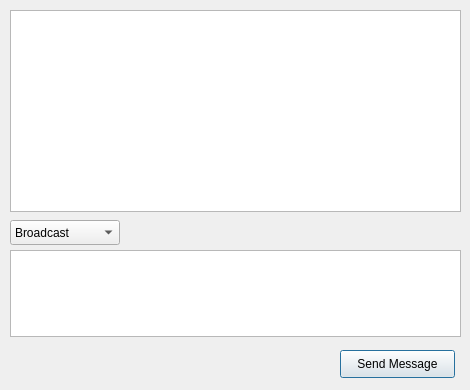
<?xml version="1.0" encoding="UTF-8"?>
<ui version="4.0">
 <class>Dialog</class>
 <widget class="QDialog" name="Dialog">
  <property name="geometry">
   <rect>
    <x>0</x>
    <y>0</y>
    <width>470</width>
    <height>390</height>
   </rect>
  </property>
  <property name="windowTitle">
   <string>ServerDialog</string>
  </property>
  <widget class="QTextBrowser" name="textBrowser_receivedMessages">
   <property name="geometry">
    <rect>
     <x>10</x>
     <y>10</y>
     <width>451</width>
     <height>202</height>
    </rect>
   </property>
   <property name="styleSheet">
    <string notr="true"/>
   </property>
  </widget>
  <widget class="QTextEdit" name="textEdit_message">
   <property name="geometry">
    <rect>
     <x>10</x>
     <y>250</y>
     <width>451</width>
     <height>87</height>
    </rect>
   </property>
  </widget>
  <widget class="QPushButton" name="pushButton_sendMessage">
   <property name="geometry">
    <rect>
     <x>340</x>
     <y>350</y>
     <width>115</width>
     <height>28</height>
    </rect>
   </property>
   <property name="minimumSize">
    <size>
     <width>0</width>
     <height>0</height>
    </size>
   </property>
   <property name="styleSheet">
    <string notr="true"/>
   </property>
   <property name="text">
    <string>Send Message</string>
   </property>
  </widget>
  <widget class="QComboBox" name="comboBox_receiver">
   <property name="geometry">
    <rect>
     <x>10</x>
     <y>220</y>
     <width>110</width>
     <height>25</height>
    </rect>
   </property>
   <property name="minimumSize">
    <size>
     <width>110</width>
     <height>0</height>
    </size>
   </property>
   <item>
    <property name="text">
     <string>Broadcast</string>
    </property>
   </item>
  </widget>
 </widget>
 <resources/>
 <connections/>
</ui>
